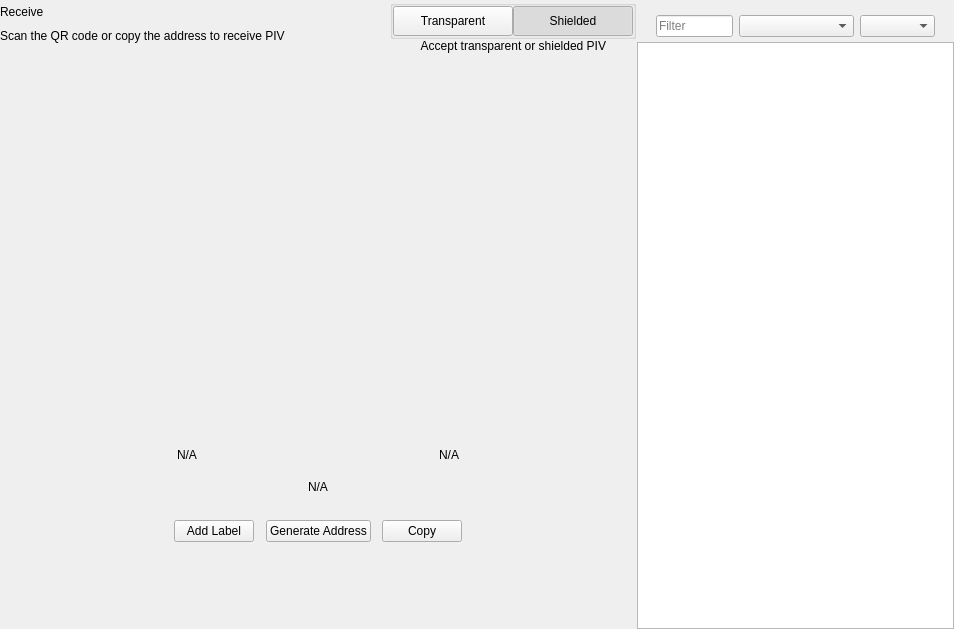
<?xml version="1.0" encoding="UTF-8"?>
<ui version="4.0">
 <class>ReceiveWidget</class>
 <widget class="QWidget" name="ReceiveWidget">
  <property name="geometry">
   <rect>
    <x>0</x>
    <y>0</y>
    <width>954</width>
    <height>629</height>
   </rect>
  </property>
  <property name="minimumSize">
   <size>
    <width>0</width>
    <height>0</height>
   </size>
  </property>
  <property name="windowTitle">
   <string>Form</string>
  </property>
  <layout class="QHBoxLayout" name="horizontalLayout_2" stretch="2,1">
   <property name="spacing">
    <number>0</number>
   </property>
   <property name="leftMargin">
    <number>0</number>
   </property>
   <property name="topMargin">
    <number>0</number>
   </property>
   <property name="rightMargin">
    <number>0</number>
   </property>
   <property name="bottomMargin">
    <number>0</number>
   </property>
   <item>
    <widget class="QWidget" name="left" native="true">
     <layout class="QVBoxLayout" name="verticalLayout_3">
      <property name="leftMargin">
       <number>0</number>
      </property>
      <property name="topMargin">
       <number>0</number>
      </property>
      <property name="rightMargin">
       <number>0</number>
      </property>
      <property name="bottomMargin">
       <number>0</number>
      </property>
      <item>
       <layout class="QVBoxLayout" name="verticalLayout_2">
        <property name="spacing">
         <number>0</number>
        </property>
        <property name="leftMargin">
         <number>0</number>
        </property>
        <item>
         <layout class="QHBoxLayout" name="horizontalLayout_3">
          <property name="spacing">
           <number>0</number>
          </property>
          <item>
           <layout class="QVBoxLayout" name="verticalLayout_4">
            <property name="spacing">
             <number>5</number>
            </property>
            <item>
             <widget class="QLabel" name="labelTitle">
              <property name="text">
               <string>Receive</string>
              </property>
             </widget>
            </item>
            <item alignment="Qt::AlignTop">
             <widget class="QLabel" name="labelSubtitle1">
              <property name="text">
               <string>Scan the QR code or copy the address to receive PIV</string>
              </property>
             </widget>
            </item>
           </layout>
          </item>
          <item>
           <spacer name="horizontalSpacer">
            <property name="orientation">
             <enum>Qt::Horizontal</enum>
            </property>
            <property name="sizeHint" stdset="0">
             <size>
              <width>40</width>
              <height>20</height>
             </size>
            </property>
           </spacer>
          </item>
          <item>
           <widget class="QWidget" name="containerViewPrivacyChecks" native="true">
            <layout class="QVBoxLayout" name="containerPrivacyChecks">
             <property name="spacing">
              <number>0</number>
             </property>
             <property name="leftMargin">
              <number>0</number>
             </property>
             <property name="topMargin">
              <number>0</number>
             </property>
             <property name="rightMargin">
              <number>0</number>
             </property>
             <property name="bottomMargin">
              <number>0</number>
             </property>
             <item alignment="Qt::AlignHCenter|Qt::AlignVCenter">
              <widget class="QGroupBox" name="groupBox">
               <property name="title">
                <string/>
               </property>
               <layout class="QHBoxLayout" name="horizontalLayout_2_1">
                <property name="spacing">
                 <number>0</number>
                </property>
                <property name="leftMargin">
                 <number>0</number>
                </property>
                <property name="topMargin">
                 <number>0</number>
                </property>
                <property name="rightMargin">
                 <number>0</number>
                </property>
                <property name="bottomMargin">
                 <number>0</number>
                </property>
                <item>
                 <widget class="QPushButton" name="pushLeft">
                  <property name="minimumSize">
                   <size>
                    <width>120</width>
                    <height>30</height>
                   </size>
                  </property>
                  <property name="maximumSize">
                   <size>
                    <width>120</width>
                    <height>30</height>
                   </size>
                  </property>
                  <property name="focusPolicy">
                   <enum>Qt::NoFocus</enum>
                  </property>
                  <property name="text">
                   <string>Transparent</string>
                  </property>
                  <property name="checkable">
                   <bool>true</bool>
                  </property>
                  <property name="autoExclusive">
                   <bool>true</bool>
                  </property>
                 </widget>
                </item>
                <item>
                 <widget class="QPushButton" name="pushRight">
                  <property name="minimumSize">
                   <size>
                    <width>120</width>
                    <height>30</height>
                   </size>
                  </property>
                  <property name="maximumSize">
                   <size>
                    <width>120</width>
                    <height>30</height>
                   </size>
                  </property>
                  <property name="focusPolicy">
                   <enum>Qt::NoFocus</enum>
                  </property>
                  <property name="text">
                   <string>Shielded</string>
                  </property>
                  <property name="checkable">
                   <bool>true</bool>
                  </property>
                  <property name="checked">
                   <bool>true</bool>
                  </property>
                  <property name="autoExclusive">
                   <bool>true</bool>
                  </property>
                 </widget>
                </item>
               </layout>
              </widget>
             </item>
             <item alignment="Qt::AlignHCenter|Qt::AlignTop">
              <widget class="QLabel" name="labelSubtitle2">
               <property name="text">
                <string>Accept transparent or shielded PIV</string>
               </property>
               <property name="alignment">
                <set>Qt::AlignRight|Qt::AlignTrailing|Qt::AlignVCenter</set>
               </property>
              </widget>
             </item>
            </layout>
           </widget>
          </item>
         </layout>
        </item>
        <item>
         <spacer name="verticalSpacer_2">
          <property name="orientation">
           <enum>Qt::Vertical</enum>
          </property>
          <property name="sizeType">
           <enum>QSizePolicy::Expanding</enum>
          </property>
          <property name="sizeHint" stdset="0">
           <size>
            <width>20</width>
            <height>50</height>
           </size>
          </property>
         </spacer>
        </item>
        <item alignment="Qt::AlignHCenter">
         <widget class="QWidget" name="layoutQR" native="true">
          <property name="maximumSize">
           <size>
            <width>510</width>
            <height>16777215</height>
           </size>
          </property>
          <layout class="QVBoxLayout" name="verticalLayoutQr">
           <item>
            <spacer name="verticalSpacer11">
             <property name="orientation">
              <enum>Qt::Vertical</enum>
             </property>
             <property name="sizeType">
              <enum>QSizePolicy::Fixed</enum>
             </property>
             <property name="sizeHint" stdset="0">
              <size>
               <width>20</width>
               <height>20</height>
              </size>
             </property>
            </spacer>
           </item>
           <item alignment="Qt::AlignHCenter">
            <widget class="QLabel" name="labelQrImg">
             <property name="minimumSize">
              <size>
               <width>260</width>
               <height>260</height>
              </size>
             </property>
             <property name="maximumSize">
              <size>
               <width>260</width>
               <height>260</height>
              </size>
             </property>
             <property name="text">
              <string/>
             </property>
             <property name="alignment">
              <set>Qt::AlignCenter</set>
             </property>
            </widget>
           </item>
           <item>
            <spacer name="verticalSpacer_21">
             <property name="orientation">
              <enum>Qt::Vertical</enum>
             </property>
             <property name="sizeType">
              <enum>QSizePolicy::Fixed</enum>
             </property>
             <property name="sizeHint" stdset="0">
              <size>
               <width>20</width>
               <height>30</height>
              </size>
             </property>
            </spacer>
           </item>
           <item>
            <widget class="QWidget" name="widget" native="true">
             <property name="minimumSize">
              <size>
               <width>0</width>
               <height>0</height>
              </size>
             </property>
             <layout class="QHBoxLayout" name="horizontalLayout_5">
              <item>
               <widget class="QLabel" name="labelLabel">
                <property name="text">
                 <string notr="true">N/A</string>
                </property>
               </widget>
              </item>
              <item>
               <spacer name="horizontalSpacer_2">
                <property name="orientation">
                 <enum>Qt::Horizontal</enum>
                </property>
                <property name="sizeHint" stdset="0">
                 <size>
                  <width>141</width>
                  <height>20</height>
                 </size>
                </property>
               </spacer>
              </item>
              <item>
               <widget class="QLabel" name="labelDate">
                <property name="text">
                 <string notr="true">N/A</string>
                </property>
                <property name="alignment">
                 <set>Qt::AlignRight|Qt::AlignTrailing|Qt::AlignVCenter</set>
                </property>
               </widget>
              </item>
             </layout>
            </widget>
           </item>
           <item>
            <widget class="QLabel" name="labelAddress">
             <property name="sizePolicy">
              <sizepolicy hsizetype="Expanding" vsizetype="Preferred">
               <horstretch>0</horstretch>
               <verstretch>0</verstretch>
              </sizepolicy>
             </property>
             <property name="minimumSize">
              <size>
               <width>300</width>
               <height>0</height>
              </size>
             </property>
             <property name="text">
              <string notr="true">N/A</string>
             </property>
             <property name="alignment">
              <set>Qt::AlignCenter</set>
             </property>
            </widget>
           </item>
           <item>
            <spacer name="verticalSpacer_4">
             <property name="orientation">
              <enum>Qt::Vertical</enum>
             </property>
             <property name="sizeType">
              <enum>QSizePolicy::Fixed</enum>
             </property>
             <property name="sizeHint" stdset="0">
              <size>
               <width>20</width>
               <height>20</height>
              </size>
             </property>
            </spacer>
           </item>
           <item>
            <layout class="QHBoxLayout" name="horizontalLayout_4">
             <item alignment="Qt::AlignHCenter">
              <widget class="QPushButton" name="pushButtonLabel">
               <property name="focusPolicy">
                <enum>Qt::NoFocus</enum>
               </property>
               <property name="text">
                <string>Add Label</string>
               </property>
              </widget>
             </item>
             <item alignment="Qt::AlignHCenter">
              <widget class="QPushButton" name="pushButtonNewAddress">
               <property name="focusPolicy">
                <enum>Qt::NoFocus</enum>
               </property>
               <property name="text">
                <string>Generate Address</string>
               </property>
              </widget>
             </item>
             <item alignment="Qt::AlignHCenter">
              <widget class="QPushButton" name="pushButtonCopy">
               <property name="focusPolicy">
                <enum>Qt::NoFocus</enum>
               </property>
               <property name="text">
                <string>Copy</string>
               </property>
              </widget>
             </item>
            </layout>
           </item>
           <item>
            <spacer name="verticalSpacer_3">
             <property name="orientation">
              <enum>Qt::Vertical</enum>
             </property>
             <property name="sizeType">
              <enum>QSizePolicy::Expanding</enum>
             </property>
             <property name="sizeHint" stdset="0">
              <size>
               <width>20</width>
               <height>20</height>
              </size>
             </property>
            </spacer>
           </item>
          </layout>
         </widget>
        </item>
        <item>
         <spacer name="verticalSpacer">
          <property name="orientation">
           <enum>Qt::Vertical</enum>
          </property>
          <property name="sizeHint" stdset="0">
           <size>
            <width>20</width>
            <height>40</height>
           </size>
          </property>
         </spacer>
        </item>
       </layout>
      </item>
     </layout>
    </widget>
   </item>
   <item>
    <widget class="QWidget" name="right" native="true">
     <layout class="QVBoxLayout" name="verticalLayout_5">
      <property name="spacing">
       <number>0</number>
      </property>
      <property name="leftMargin">
       <number>1</number>
      </property>
      <property name="topMargin">
       <number>0</number>
      </property>
      <property name="rightMargin">
       <number>0</number>
      </property>
      <property name="bottomMargin">
       <number>0</number>
      </property>
      <item>
       <layout class="QVBoxLayout" name="container_right">
        <property name="spacing">
         <number>0</number>
        </property>
        <property name="leftMargin">
         <number>0</number>
        </property>
        <property name="rightMargin">
         <number>0</number>
        </property>
        <item>
         <layout class="QVBoxLayout" name="verticalLayout">
          <property name="spacing">
           <number>6</number>
          </property>
          <property name="leftMargin">
           <number>19</number>
          </property>
          <property name="rightMargin">
           <number>19</number>
          </property>
          <item>
           <widget class="OptionButton" name="btnRequest" native="true"/>
          </item>
          <item>
           <widget class="OptionButton" name="btnMyAddresses" native="true">
            <property name="sizePolicy">
             <sizepolicy hsizetype="Preferred" vsizetype="Minimum">
              <horstretch>0</horstretch>
              <verstretch>0</verstretch>
             </sizepolicy>
            </property>
           </widget>
          </item>
         </layout>
        </item>
        <item>
         <widget class="QWidget" name="sortWidget" native="true">
          <layout class="QHBoxLayout" name="horizontalLayout_6">
           <property name="leftMargin">
            <number>19</number>
           </property>
           <property name="rightMargin">
            <number>19</number>
           </property>
           <property name="bottomMargin">
            <number>5</number>
           </property>
           <item>
            <widget class="QLineEdit" name="lineEditFilter">
             <property name="sizePolicy">
              <sizepolicy hsizetype="Expanding" vsizetype="Fixed">
               <horstretch>0</horstretch>
               <verstretch>0</verstretch>
              </sizepolicy>
             </property>
             <property name="minimumSize">
              <size>
               <width>0</width>
               <height>0</height>
              </size>
             </property>
             <property name="contextMenuPolicy">
              <enum>Qt::DefaultContextMenu</enum>
             </property>
             <property name="acceptDrops">
              <bool>false</bool>
             </property>
             <property name="placeholderText">
              <string>Filter</string>
             </property>
            </widget>
           </item>
           <item>
            <spacer name="horizontalSpacer_3">
             <property name="orientation">
              <enum>Qt::Horizontal</enum>
             </property>
             <property name="sizeType">
              <enum>QSizePolicy::Preferred</enum>
             </property>
             <property name="sizeHint" stdset="0">
              <size>
               <width>20</width>
               <height>20</height>
              </size>
             </property>
            </spacer>
           </item>
           <item>
            <widget class="QComboBox" name="comboBoxSort">
             <property name="sizePolicy">
              <sizepolicy hsizetype="Preferred" vsizetype="Fixed">
               <horstretch>0</horstretch>
               <verstretch>0</verstretch>
              </sizepolicy>
             </property>
             <property name="minimumSize">
              <size>
               <width>115</width>
               <height>0</height>
              </size>
             </property>
            </widget>
           </item>
           <item>
            <widget class="QComboBox" name="comboBoxSortOrder">
             <property name="sizePolicy">
              <sizepolicy hsizetype="Preferred" vsizetype="Fixed">
               <horstretch>0</horstretch>
               <verstretch>0</verstretch>
              </sizepolicy>
             </property>
             <property name="minimumSize">
              <size>
               <width>75</width>
               <height>0</height>
              </size>
             </property>
            </widget>
           </item>
          </layout>
          <zorder>comboBoxSort</zorder>
          <zorder>comboBoxSortOrder</zorder>
          <zorder>lineEditFilter</zorder>
         </widget>
        </item>
        <item>
         <widget class="QListView" name="listViewAddress"/>
        </item>
       </layout>
      </item>
     </layout>
    </widget>
   </item>
  </layout>
 </widget>
 <customwidgets>
  <customwidget>
   <class>OptionButton</class>
   <extends>QWidget</extends>
   <header>qt/pivx/optionbutton.h</header>
   <container>1</container>
  </customwidget>
 </customwidgets>
 <resources/>
 <connections/>
</ui>
